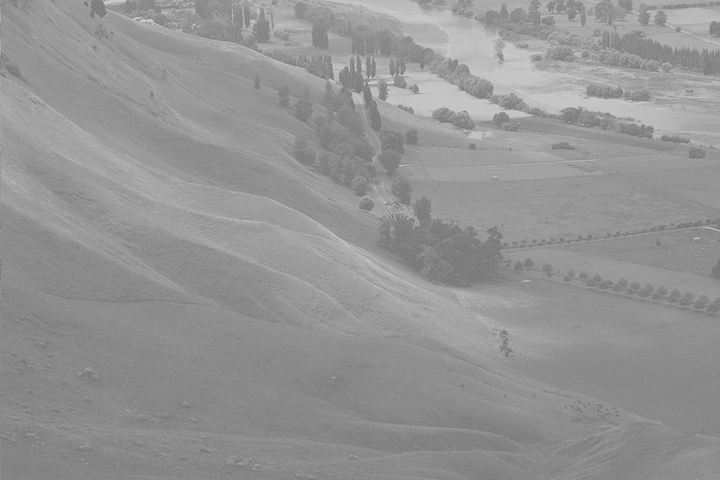
#> input picture 3주차/Hawkes.jpg, 720 x 480 px
$ python histogram_backproj.py
#> lines starting #> are read from the running program, lines starting #| are printed output that depends on the picture; after the words box and inside, x2 and y2 are one past the last pixel; in counts of white or black regions, pixels touching at a corner belong together
import cv2
import numpy as np

# 1. 이미지 읽기
target = cv2.imread('Hawkes.jpg')
#> target is the input picture: shape (480, 720, 3); min 113, max 213, mean 148
if target is None:
    print("이미지를 찾을 수 없습니다: Hawkes.jpg")
    exit()

# 2. ROI(관심 영역) 설정 (Hawkes.jpg 내 추출하고자 하는 특정 영역 좌표로 수정 가능)
# 예: 중앙 부근의 특정 질감 영역
h, w = target.shape[:2]
#> h = 480; w = 720
roi = target[h//3:h//2, w//3:w//2]
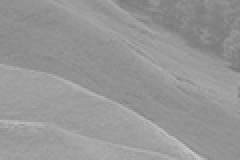
#> roi: shape (80, 120, 3) (shown 2 times larger); min 119, max 200, mean 150.6

# 3. BGR -> HSV 변환
hsv_target = cv2.cvtColor(target, cv2.COLOR_BGR2HSV)
#> hsv_target: shape (480, 720, 3); mean H, S, V 0, 0, 148
hsv_roi = cv2.cvtColor(roi, cv2.COLOR_BGR2HSV)
#> hsv_roi: shape (80, 120, 3); mean H, S, V 0, 0, 150.6

# 4. ROI의 히스토그램 계산 (H, S 채널 사용)
roi_hist = cv2.calcHist([hsv_roi], [0, 1], None, [180, 256], [0, 180, 0, 256])
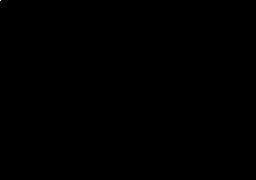
#> roi_hist: shape (180, 256) float32; values 0 (black) and 9600 (white), 0% white in thin lines or dots, all inside (x1, y1, x2, y2) = (0, 0, 1, 1)

# 5. 히스토그램 정규화
cv2.normalize(roi_hist, roi_hist, 0, 255, cv2.NORM_MINMAX)

# 6. 히스토그램 역투영 적용
back_proj = cv2.calcBackProject([hsv_target], [0, 1], roi_hist, [0, 180, 0, 256], 1)
#> back_proj: shape (480, 720); every value is 255

# 7. 마스크 처리 및 결과 추출
kernel = cv2.getStructuringElement(cv2.MORPH_ELLIPSE, (5, 5))
cv2.filter2D(back_proj, -1, kernel, back_proj)
_, mask = cv2.threshold(back_proj, 50, 255, cv2.THRESH_BINARY)
result = cv2.bitwise_and(target, target, mask=mask)

# 8. 결과 출력
cv2.imshow('Target (Hawkes)', target)
cv2.imshow('ROI', roi)
cv2.imshow('Backprojection Map', back_proj)
cv2.imshow('Result', result)

cv2.waitKey(0)
cv2.destroyAllWindows()
